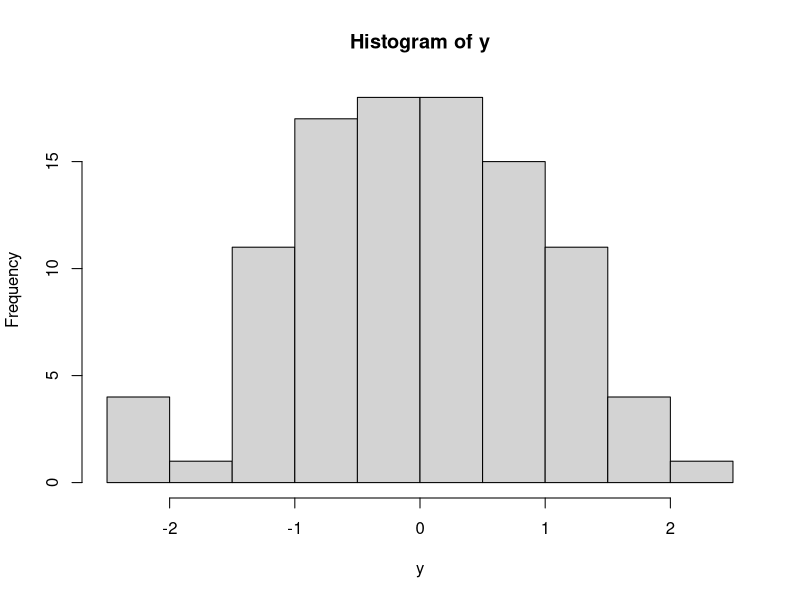
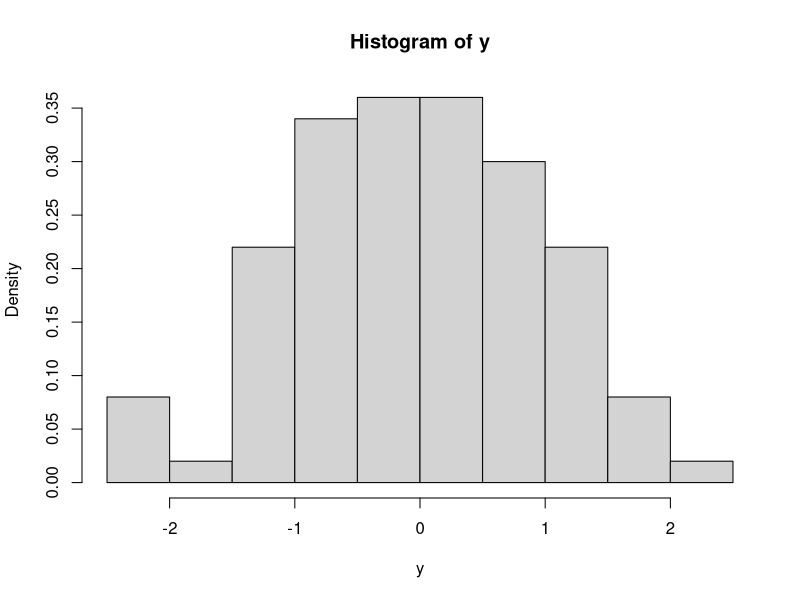

Reproduce these figures in R, in order.
# display pi
pi

# create vector
numbers <- seq(from = 0, to = 4, by = 1)
print(numbers + 5)

# create exp(j) where j = 0,...,4
j_exp = exp(numbers)

# calculate sample variance
x = c(1, 4, 7, 6.2, 5.1)
x_var = var(x)

# take 100 samples of normal dist.
y <- rnorm(n = 100)
hist(y)
hist(y, freq = FALSE)